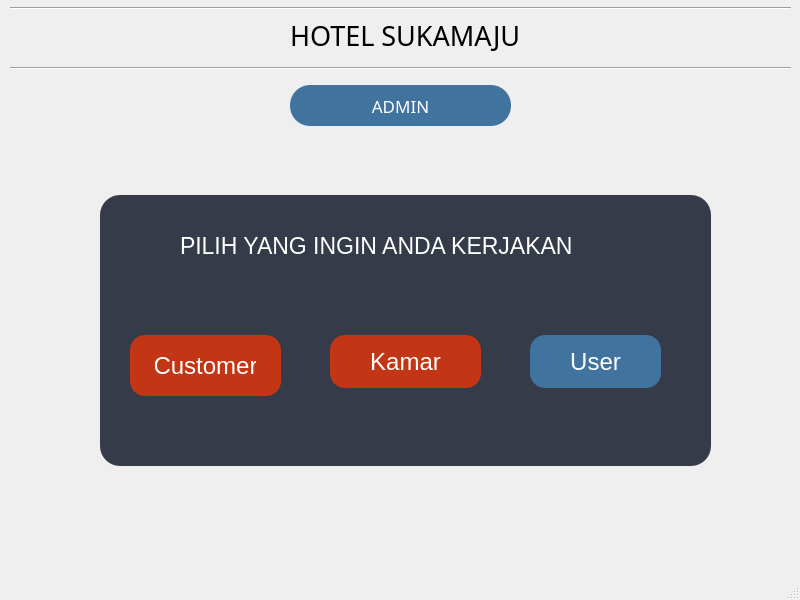
<?xml version="1.0" encoding="UTF-8"?>
<ui version="4.0">
 <class>admin</class>
 <widget class="QMainWindow" name="admin">
  <property name="geometry">
   <rect>
    <x>0</x>
    <y>0</y>
    <width>800</width>
    <height>600</height>
   </rect>
  </property>
  <property name="windowTitle">
   <string>MainWindow</string>
  </property>
  <widget class="QWidget" name="centralwidget">
   <widget class="Line" name="line">
    <property name="geometry">
     <rect>
      <x>10</x>
      <y>0</y>
      <width>781</width>
      <height>16</height>
     </rect>
    </property>
    <property name="orientation">
     <enum>Qt::Horizontal</enum>
    </property>
   </widget>
   <widget class="QFrame" name="frame_3">
    <property name="geometry">
     <rect>
      <x>290</x>
      <y>85</y>
      <width>221</width>
      <height>41</height>
     </rect>
    </property>
    <property name="styleSheet">
     <string notr="true">border-radius:20px;
background-color:#40739e;font-family : century gothic;color:#ffffff;</string>
    </property>
    <property name="frameShape">
     <enum>QFrame::StyledPanel</enum>
    </property>
    <property name="frameShadow">
     <enum>QFrame::Raised</enum>
    </property>
    <widget class="QLabel" name="label_2">
     <property name="geometry">
      <rect>
       <x>40</x>
       <y>10</y>
       <width>141</width>
       <height>21</height>
      </rect>
     </property>
     <property name="font">
      <font>
       <family>century gothic</family>
       <pointsize>13</pointsize>
      </font>
     </property>
     <property name="frameShadow">
      <enum>QFrame::Plain</enum>
     </property>
     <property name="text">
      <string>ADMIN</string>
     </property>
     <property name="alignment">
      <set>Qt::AlignCenter</set>
     </property>
    </widget>
   </widget>
   <widget class="QLabel" name="label">
    <property name="geometry">
     <rect>
      <x>290</x>
      <y>15</y>
      <width>241</width>
      <height>41</height>
     </rect>
    </property>
    <property name="font">
     <font>
      <family>century gothic</family>
      <pointsize>20</pointsize>
     </font>
    </property>
    <property name="text">
     <string>HOTEL SUKAMAJU</string>
    </property>
   </widget>
   <widget class="QFrame" name="frame">
    <property name="geometry">
     <rect>
      <x>100</x>
      <y>195</y>
      <width>611</width>
      <height>271</height>
     </rect>
    </property>
    <property name="styleSheet">
     <string notr="true">background-color: #353b48;
color:#ffffff;
border-radius: 20px;</string>
    </property>
    <property name="frameShape">
     <enum>QFrame::StyledPanel</enum>
    </property>
    <property name="frameShadow">
     <enum>QFrame::Raised</enum>
    </property>
    <widget class="QLabel" name="label_4">
     <property name="geometry">
      <rect>
       <x>80</x>
       <y>30</y>
       <width>461</width>
       <height>41</height>
      </rect>
     </property>
     <property name="font">
      <font>
       <pointsize>17</pointsize>
      </font>
     </property>
     <property name="styleSheet">
      <string notr="true"/>
     </property>
     <property name="text">
      <string>PILIH YANG INGIN ANDA KERJAKAN</string>
     </property>
    </widget>
    <widget class="QPushButton" name="btn_kamar">
     <property name="geometry">
      <rect>
       <x>230</x>
       <y>140</y>
       <width>151</width>
       <height>53</height>
      </rect>
     </property>
     <property name="sizePolicy">
      <sizepolicy hsizetype="Minimum" vsizetype="Minimum">
       <horstretch>0</horstretch>
       <verstretch>0</verstretch>
      </sizepolicy>
     </property>
     <property name="font">
      <font>
       <pointsize>-1</pointsize>
      </font>
     </property>
     <property name="styleSheet">
      <string notr="true">padding: 15px 25px;
  font-size: 24px;
  text-align: center;
  cursor: pointer;
  outline: none;
color: white;
  background-color: #c23616;
  border: none;
  border-radius: 15px;
  box-shadow: 0 9px #999;</string>
     </property>
     <property name="text">
      <string>Kamar</string>
     </property>
    </widget>
    <widget class="QPushButton" name="btn_transaksi">
     <property name="geometry">
      <rect>
       <x>30</x>
       <y>140</y>
       <width>151</width>
       <height>61</height>
      </rect>
     </property>
     <property name="sizePolicy">
      <sizepolicy hsizetype="Minimum" vsizetype="Minimum">
       <horstretch>0</horstretch>
       <verstretch>0</verstretch>
      </sizepolicy>
     </property>
     <property name="font">
      <font>
       <pointsize>-1</pointsize>
      </font>
     </property>
     <property name="styleSheet">
      <string notr="true">padding: 15px 25px;
  font-size: 24px;
  text-align: center;
  cursor: pointer;
  outline: none;
color: white;
  background-color: #c23616;
  border: none;
  border-radius: 15px;
  box-shadow: 0 9px #999;</string>
     </property>
     <property name="text">
      <string>Customer</string>
     </property>
    </widget>
    <widget class="QPushButton" name="btn_user">
     <property name="geometry">
      <rect>
       <x>430</x>
       <y>140</y>
       <width>131</width>
       <height>53</height>
      </rect>
     </property>
     <property name="sizePolicy">
      <sizepolicy hsizetype="Minimum" vsizetype="Minimum">
       <horstretch>0</horstretch>
       <verstretch>0</verstretch>
      </sizepolicy>
     </property>
     <property name="font">
      <font>
       <pointsize>-1</pointsize>
      </font>
     </property>
     <property name="styleSheet">
      <string notr="true">padding: 15px 25px;
  font-size: 24px;
  text-align: center;
  cursor: pointer;
  outline: none;
color: white;
  background-color: #40739e;
  border: none;
  border-radius: 15px;
  box-shadow: 0 9px #999;</string>
     </property>
     <property name="text">
      <string>User</string>
     </property>
    </widget>
   </widget>
   <widget class="Line" name="line_2">
    <property name="geometry">
     <rect>
      <x>10</x>
      <y>60</y>
      <width>781</width>
      <height>16</height>
     </rect>
    </property>
    <property name="orientation">
     <enum>Qt::Horizontal</enum>
    </property>
   </widget>
  </widget>
  <widget class="QMenuBar" name="menubar">
   <property name="geometry">
    <rect>
     <x>0</x>
     <y>0</y>
     <width>800</width>
     <height>21</height>
    </rect>
   </property>
  </widget>
  <widget class="QStatusBar" name="statusbar"/>
 </widget>
 <resources/>
 <connections/>
</ui>
